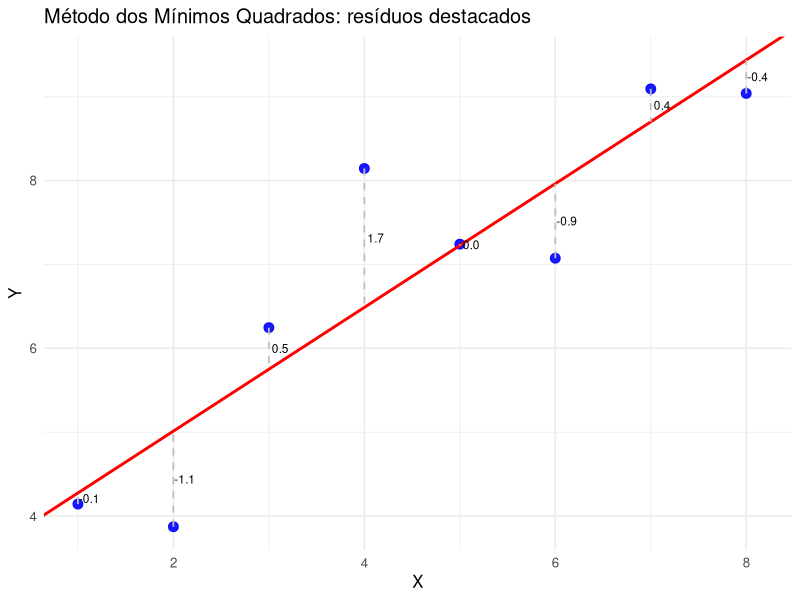

Source code (R):
## ---- chunk 1
#| echo: false
#| message: false
#| warning: false
#| fig-cap: "MQO: reta ajustada e resíduos destacados."
#| fig-width: 7
#| fig-height: 5
#| fig-format: png
#| dpi: 120

suppressPackageStartupMessages({
  library(ggplot2)
  library(dplyr)
})

set.seed(2025)

# -------------------------
# Dados simulados (N=8)
# -------------------------
x <- 1:8
y <- 2 + 0.9*x + rnorm(length(x), 0, 2.0)  # mais ruído

dados <- tibble(x = x, y = y)

# Ajuste MQO
modelo <- lm(y ~ x, data = dados)
dados <- dados %>%
  mutate(y_pred = predict(modelo, newdata = dados))

# -------------------------
# Gráfico
# -------------------------
ggplot(dados, aes(x = x, y = y)) +
  geom_point(color = "blue", size = 3, alpha = 0.9) +
  geom_abline(
    intercept = coef(modelo)[1],
    slope     = coef(modelo)[2],
    color = "red",
    linewidth = 1
  ) +
  geom_segment(
    aes(x = x, xend = x, y = y, yend = y_pred),
    color = "gray",
    linetype = "dashed",
    linewidth = 0.6
  ) +
  geom_text(
    aes(label = sprintf("%.1f", y - y_pred), y = (y + y_pred)/2),
    nudge_x = 0.12,
    size = 3,
    color = "black"
  ) +
  labs(
    x = "X",
    y = "Y",
    title = "Método dos Mínimos Quadrados: resíduos destacados"
  ) +
  theme_minimal(base_size = 12)
